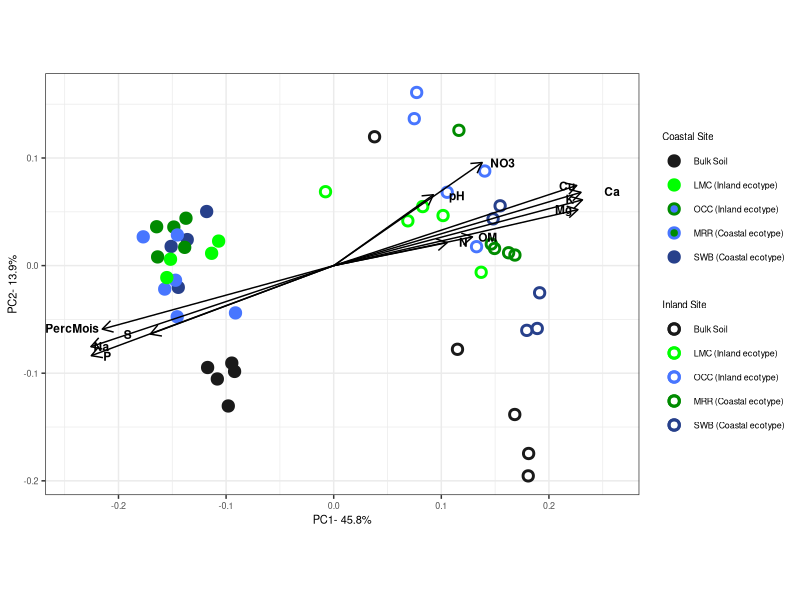
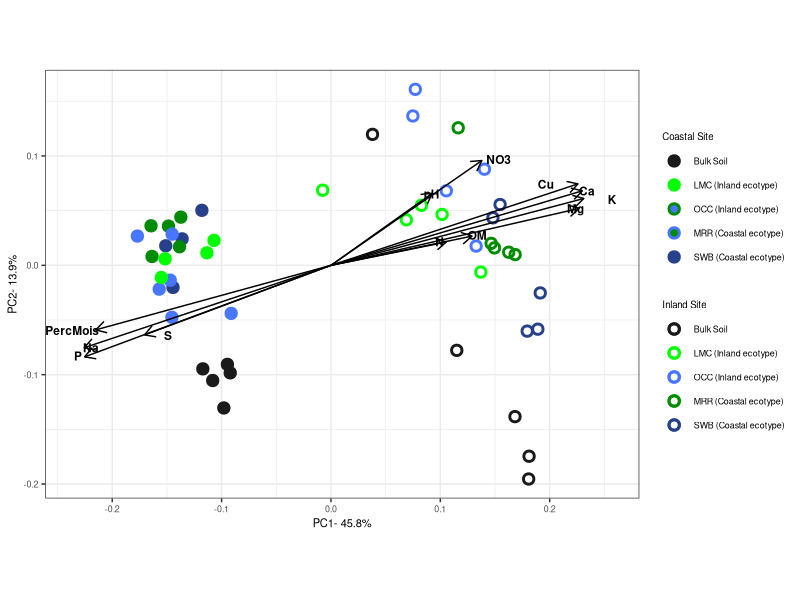

Recreate these plots in R, in order.
## PCoA

library(vegan)

#import otu table (remove "#Constructed from biom file " from first line before importing).
mim_otu<-read.table("zotu_table_forR.txt", row.names=1, header=T)

#import environmental data (remove "#" from first line before importing).
#remove "BarcodeSequence" column before importing.
#remove "LinkerPrimerSequence" column before importing.
mim_envir<-read.table("Mimulus_metadata_FULL.txt", header=T, sep='\t', row.names=1)

#make new dataframe with only pcoa axis scores for axis1 and axis2
mim.pcoa<- data.frame(mim_envir$WU_Axis1,mim_envir$WU_Axis2)
row.names(mim.pcoa)<-row.names(mim_envir)

#reduce environmental data to variables of interest
mim_envir_trimmed <- subset(mim_envir, select=c("pH",	"Phosphorus",	"Potassium",	"Calcium",	"Magnesium",	"Copper",	"Percent_Organic_Matter",	"Sodium",	"Nitrate",	"Ammonium",	"Percent_Moisture",	"TotalN",	"Sulfur"))
#replace column headers with abbreviations
names(mim_envir_trimmed) <- c("pH",	"P",	"K",	"Ca",	"Mg",	"Cu",	"OM",	"Na",	"NO3",	"NH4",	"PercMois",	"N",	"S")

#fit environment data to PCoA axis scores
mim.envfit<-envfit(mim.pcoa, mim_envir_trimmed)
mim.envfit

#environment scores (vectors scaled by R2 values)
mim.scores<-as.data.frame(scores(mim.envfit, display="vectors"))
mim.scores <- cbind(mim.scores, Variable = rownames(mim.scores))

#This is how to calculate the multiplier
#but it doesn't make the graph look any better.
#mult <-vegan:::ordiArrowMul(result_of_envfit)

mult <-.25

#Remove variables that were not significantly correlated with axis1 or axis2
list <- c("NH4")
mim.scores<-mim.scores[!(row.names(mim.scores) %in% list), ]





#split mim_envir into coastal site and inland site
mim_envir_Inland<-subset(mim_envir, Site_planted =="Inland")
mim_envir_Coastal<-subset(mim_envir,Site_planted =="Coastal")

library(ggplot2)
Fig1<-ggplot()+
  theme_bw()+
  geom_point(aes(mim_envir_Inland$WU_Axis1, y=mim_envir_Inland$WU_Axis2,color=mim_envir_Inland$SampleType),size=2.5,shape=21,stroke=1.5)+
  geom_point(aes(mim_envir_Coastal$WU_Axis1,y=mim_envir_Coastal$WU_Axis2,fill=mim_envir_Coastal$SampleType,color=mim_envir_Coastal$SampleType),size=2.5,shape=21,stroke=1.5)+  
  xlab("PC1- 45.8%")+
  ylab("PC2- 13.9%")+
  coord_fixed()+
  scale_color_manual(name="Inland Site", breaks=c("Bulk Soil","LMC (Inland ecotype)","OCC (Inland ecotype)","MRR (Coastal ecotype)","SWB (Coastal ecotype)"),values=c("gray10","green","royalblue1","green4","royalblue4"))+
  scale_fill_manual(name="Coastal Site", breaks=c("Bulk Soil","LMC (Inland ecotype)","OCC (Inland ecotype)","MRR (Coastal ecotype)","SWB (Coastal ecotype)"),values=c("gray10","green","royalblue1","green4","royalblue4"))+
  geom_segment(data=mim.scores, aes(x=0, xend=mult*mim_envir.WU_Axis1, y=0, yend=mult*mim_envir.WU_Axis2), arrow = arrow(length = unit(0.3, "cm")), colour = "black")+
  geom_text(data = mim.scores, aes(x = mult*mim_envir.WU_Axis1, y = mult*mim_envir.WU_Axis2, label = Variable), size = 3,fontface="bold",position=position_jitter(width=0.03,height=0.001))+
  theme(text = element_text(size=8),legend.title=element_text(size=7))+
  guides(fill = guide_legend(override.aes = list(colour = c("gray10","green","green4","royalblue1","royalblue4"))))
Fig1

#ggsave("Figure1.pdf",Fig1,width=190,height=120,units="mm")
ggsave("Figure1.tiff",Fig1,width=6, height=4, units="in",dpi=300)





#https://stackoverflow.com/questions/12410908/combine-legends-for-color-and-shape-into-a-single-legend







